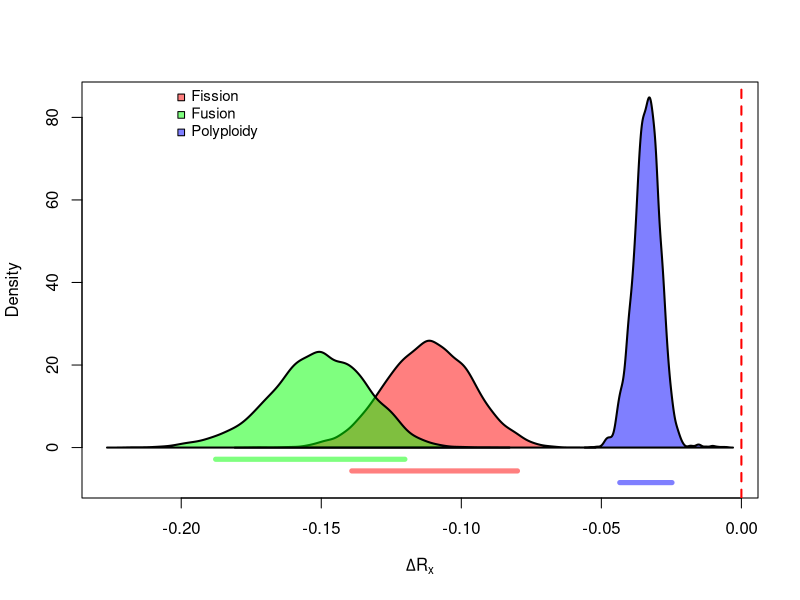

Write R code to recreate this figure. (Note: this script raises an error after producing the figure.)
# Terrence Sylvester
# pradakshanas@gmail.com
# August 31, 2021

# load libraries
library(coda)

# load data
amphib.w.xenopus <- read.csv("../results/2.Lepidoptera.rate.analysis.feeding.proc.csv")


# get densities
asc.diff <- density(amphib.w.xenopus$asc1 - amphib.w.xenopus$asc2)
desc.diff <- density(amphib.w.xenopus$desc1 - amphib.w.xenopus$desc2)
pol.diff <- density(amphib.w.xenopus$pol1 - amphib.w.xenopus$pol2)

# get HPD intervals
asc.diff.HPD <- HPDinterval(as.mcmc(amphib.w.xenopus$asc1 - amphib.w.xenopus$asc2))
desc.diff.HPD <- HPDinterval(as.mcmc(amphib.w.xenopus$desc1 - amphib.w.xenopus$desc2))
pol.diff.HPD <- HPDinterval(as.mcmc(amphib.w.xenopus$pol1 - amphib.w.xenopus$pol2))

ylim.max <- max(asc.diff$y,desc.diff$y,pol.diff$y)
ylim.min <-  0 - (max(asc.diff$y,desc.diff$y,pol.diff$y) * 0.1)

# make an empty canvas
plot(x = NULL,
     y = NULL,
     xlim = c(min(asc.diff$x,
                  desc.diff$x,
                  pol.diff$x),
              max(asc.diff$x,
                  desc.diff$x,
                  pol.diff$x)),
     ylim = c(ylim.min,
              max(asc.diff$y,
                  desc.diff$y,
                  pol.diff$y)),
     xlab = expression(paste(Delta, "R"[x])),
     ylab = "Density")
# fissions
polygon(asc.diff, col = rgb(1,0,0,.5),lwd = 2)
segments(x0 = asc.diff.HPD[1,1],
         x1 = asc.diff.HPD[1,2],
         y0 = ylim.min * 2 / 3,
         y1 = ylim.min * 2 / 3,
         col = rgb(1,0,0,.5),
         lwd = 5)
# fusions
polygon(desc.diff, col = rgb(0,1,0,.5), lwd = 2)
segments(x0 = desc.diff.HPD[1,1],
         x1 = desc.diff.HPD[1,2],
         y0 = ylim.min / 3,
         y1 = ylim.min / 3,
         col = rgb(0,1,0,.5),
         lwd = 5)
#poluploidy
polygon(pol.diff, col = rgb(0,0,1,.5), lwd = 2)
segments(x0 = pol.diff.HPD[1,1],
         x1 = pol.diff.HPD[1,2],
         y0 = ylim.min * 3 / 3,
         y1 = ylim.min * 3 / 3,
         col = rgb(0,0,1,.5),
         lwd = 5)
# mark the zero line
abline(v = 0,
       col = "red",
       lty = 2,
       lwd = 2)

# legend
points(x = rep(-0.2, 3),
       y = c(ylim.max, ylim.max - ylim.max * 0.05, ylim.max - ylim.max * 0.1),
       pch = 22,
       bg = c(rgb(1,0,0,.5),
              rgb(0,1,0,.5),
              rgb(0,0,1,.5)),
       col = "black")
# text
text(x = rep(-0.20, 3),
     y = c(ylim.max, ylim.max - ylim.max * 0.05, ylim.max - ylim.max * 0.1), 
     labels = c("Fission", "Fusion", "Polyploidy"),
     pos = 4,
     cex = .9)
# replace chromosome number with branch rates
branch.rates$branch
# isolate tip branches
tip.branches <- matrix(data = NA,
                       nrow = Ntip(tree),
                       ncol = 3)
counter <- 1
for(i in 1:nrow(tree$edge)){
        if(tree$edge[i,2] %in% (1:Ntip(tree))){
                tip.branches[counter,1] <- counter
                tip.branches[counter,2] <- i
                tip.branches[counter,3] <- branch.rates$rate[branch.rates$branch == i]
                counter <- counter + 1
        }
}
MCMC.dat$tipRates <- tip.branches[,3]

# plot tree with chromosome number
plotTree.wBars(tree = tree,
               x = setNames(MCMC.dat$tipRates, MCMC.dat$Species),
               type = "fan",
               col = c("red","blue")[(MCMC.dat$gen.prob + 1)],
               border = NA, 
               lwd = 1,
               scale = 100,
               color = setNames(c("black","black","black",viridis(1,direction = -1)),
                                c(0,1,2,3)),
               method = "plotSimmap")


draw.circle(x = 0,
            y = 0,
            radius = c(100,110,120,130,140),
            nv=100,
            border="gray",
            col=NA,
            lty=2,
            density=NULL,
            angle=45,
            lwd=1)